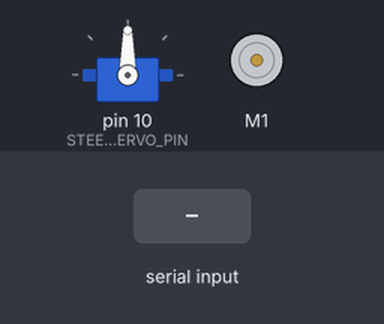
The sketch below on a simulated Arduino Uno, built with avr-gcc and run on an emulated ATmega328P. Parts: servo, DC motor (green arrow = forward, orange = backward, longer = faster). The test bench sets the inputs (shaded band). Random numbers use the default seed unless the sketch sets one.

Above: at 1.2 s.
1.3 s: "MoveForward\n" received over Serial
At 1.6 s:
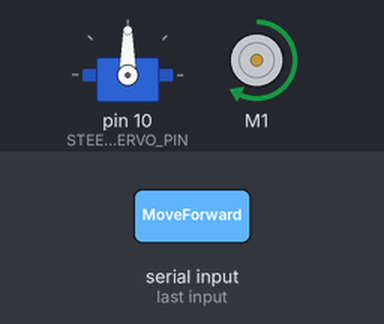
2.8 s: "MoveBackward\n" received over Serial
At 4.0 s:
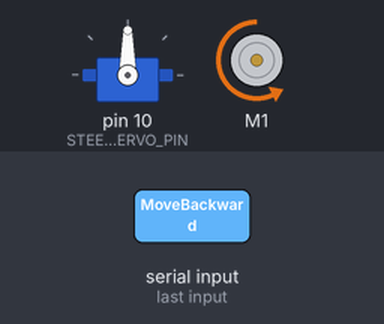
4.3 s: "TurnLeft\n" received over Serial
At 5.0 s:
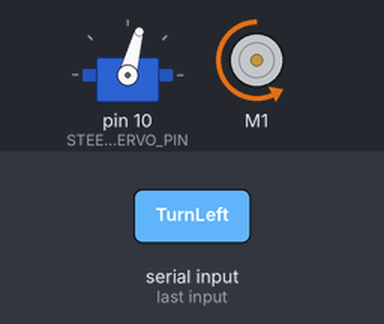
5.8 s: "TurnRight\n" received over Serial
At 6.2 s:
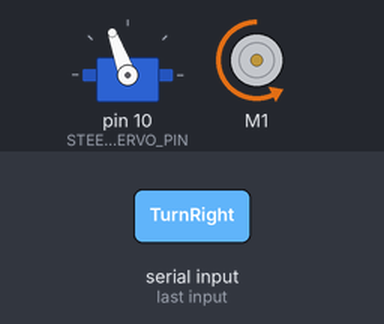
7.3 s: "MoveForward\n" received over Serial
At 8.5 s:
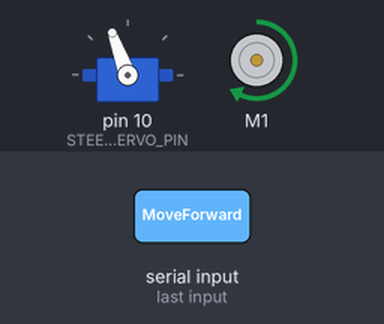
8.8 s: "TurnLeft\n" received over Serial
At 9.6 s:
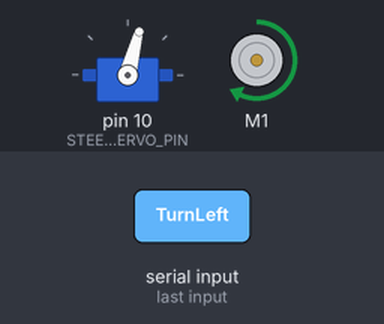
Timing chart, 0 to 11.3 s (numbered marks = the images above; inputs shaded):
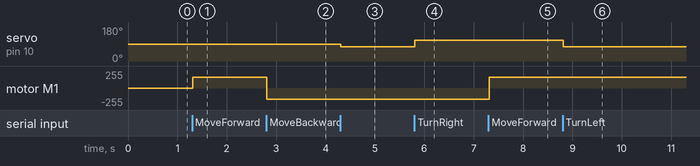

Measured:
- after the input at 1.3 s, motor M1: stopped → forward 165/255 at once
- after the input at 2.8 s, motor M1: forward 165/255 → backward 165/255 at once
- after the input at 4.3 s, servo on pin 10 (STEERING_SERVO_PIN): 90° → 75° at once
- after the input at 5.8 s, servo on pin 10 (STEERING_SERVO_PIN): 75° → 110° at once
- after the input at 7.3 s, motor M1: backward 165/255 → forward 165/255 at once
- after the input at 8.8 s, servo on pin 10 (STEERING_SERVO_PIN): 110° → 75° at once

The sketch:

sensors.ino
```cpp
#define STEERING_SERVO_PIN 10
#define SERVO_STRAIGHT 95
#define TURN_RADIUS_RIGHT 15
#define TURN_RADIUS_LEFT 20

#define RIGHT_BUMPER_PIN 7
#define LEFT_BUMPER_PIN 6
#define ONE_SECOND 1000
#define THREE_SECONDS 3000
#define MOVE_SPEED 165
#define MAX_TIMER_COUNT 5000

#include <Servo.h>
#include <Adafruit_MotorShield.h>

Adafruit_MotorShield AFMS = Adafruit_MotorShield();
Adafruit_DCMotor *motor = AFMS.getMotor(1);

Servo steeringServo;
int rightBumperState = 0;
int leftBumperState = 0;
int timeCounter = 0;

String command; // Used to process commands from RaspberryPi

void setup() {
  Serial.begin(9600);

  steeringServo.attach(STEERING_SERVO_PIN);

  AFMS.begin();  // create with the default frequency 1.6KHz

  motor->setSpeed(0);
  steeringServo.write(90);

  pinMode(RIGHT_BUMPER_PIN, INPUT);
  pinMode(LEFT_BUMPER_PIN, INPUT);

  // if analog input pin 0 is unconnected, random analog
  // noise will cause the call to randomSeed() to generate
  // different seed numbers each time the sketch runs.
  // randomSeed() will then shuffle the random function.
  randomSeed(analogRead(0));
}

void loop() {
  if(Serial.available() > 0) {
    command = Serial.readStringUntil('\n');
    processCommand();
  }

//  rightBumperState = digitalRead(RIGHT_BUMPER_PIN);
//  leftBumperState = digitalRead(LEFT_BUMPER_PIN);
//
//  if(rightBumperPressed() || leftBumperPressed()) {
//    timeCounter++;
//  } else {
//    timeCounter = 0;
//  }
//
//  if(timeCounter == MAX_TIMER_COUNT) {
//    evasiveManeuvers();
//    timeCounter = 0;
//  }
}

void processCommand() {
//  Serial.println(command);
  if(command == "MoveForward") { moveForward(); }
  else if(command == "MoveBackward") { moveBackward(); }
  else if(command == "MoveStop") { stopMoving(); }

  else if(command == "TurnLeft") { turnLeft(); }
  else if(command == "TurnRight") { turnRight(); }
  else if(command == "TurnStraight") { turnStraight(); }
}


// #################################
// Ben's Functions
// #################################
void ben_bothLeftRight() {
  Serial.println("ben_bothLeftRight");
  stopMoving();
  moveBackward();
  turnRight();
   delay(ONE_SECOND);
  turnLeft();
   delay(ONE_SECOND);
  turnStraight();
  moveForward();
}
// #################################


// ####################################
// Environment Checks
// ####################################
void evasiveManeuvers() {
  if (bothBumpersPressed()) {
    // bothBumpersHit();
    ben_bothLeftRight();
  } else if(rightBumperPressed()) {
    rightBumperHit();
  } else if (leftBumperPressed()) {
    leftBumperHit();
  }
}

// ####################################
// Environment Responses
// ####################################
void rightBumperHit() {
  Serial.println("rightBumperHit");
  stopMoving();
  turnRight();
  moveBackward();
  randomDelay();
  stopMoving();
  turnStraight();
  moveForward();
}

void leftBumperHit() {
  Serial.println("leftBumperHit");
  stopMoving();
  turnLeft();
  moveBackward();
  randomDelay();
  stopMoving();
  turnStraight();
  moveForward();
}

void bothBumpersHit() {
  Serial.println("bothBumpersHit");
  stopMoving();
  randomTurn();
  moveBackward();
  randomDelay();
  stopMoving();
  turnStraight();
  moveForward();
}

// ####################################
// Primative methods - Things it can do
// ####################################
void moveForward() {
//  Serial.println("Moving Forward");
  motor->setSpeed(MOVE_SPEED);
  motor->run(FORWARD);
}

void moveBackward() {
//  Serial.println("Moving Backward");
  motor->setSpeed(MOVE_SPEED);
  motor->run(BACKWARD);
}

void stopMoving() {
//  Serial.println("Stopping");
  motor->setSpeed(0);
  turnStraight();
}

void turnRight() {
//  Serial.println("Turn Right");
  steeringServo.write(SERVO_STRAIGHT + TURN_RADIUS_RIGHT);
}

void turnLeft() {
//  Serial.println("Turn Left");
  steeringServo.write(SERVO_STRAIGHT - TURN_RADIUS_LEFT);
}

void turnStraight() {
//  Serial.println("Turn Straight");
  steeringServo.write(SERVO_STRAIGHT);
}

// ####################################
// Primative methods - Things it can sense
// ####################################
bool rightBumperPressed() {
  return rightBumperState == LOW;
}

bool leftBumperPressed() {
  return leftBumperState == LOW;
}

bool bothBumpersPressed() {
  return rightBumperPressed() && leftBumperPressed();
}

// ####################################
// Helper methods
// ####################################
void randomTurn() {
  if(random(1, 3) == 1) {
    turnRight();
  } else {
    turnLeft();
  }
}

void randomDelay() {
  int randomTime = random(ONE_SECOND, THREE_SECONDS);
  delay(randomTime);
}

// ###########################################
// Diagnostic functions
// ###########################################

void systemTest() {
  stopMoving();
  delay(ONE_SECOND);
  moveForward();
  delay(ONE_SECOND);
  moveBackward();
  delay(ONE_SECOND);
  stopMoving();
  delay(500);
  turnRight();
  delay(ONE_SECOND);
  turnLeft();
  delay(ONE_SECOND);
  stopMoving();
}
```
